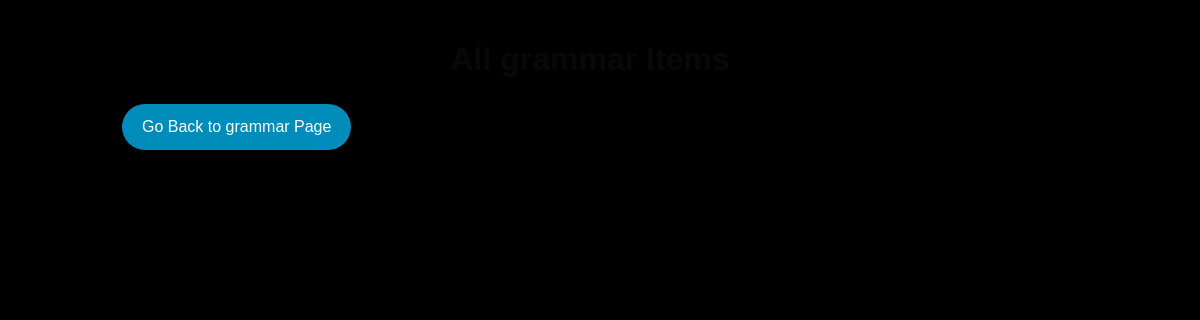
The app's page /grammar/all (signed in), older data.
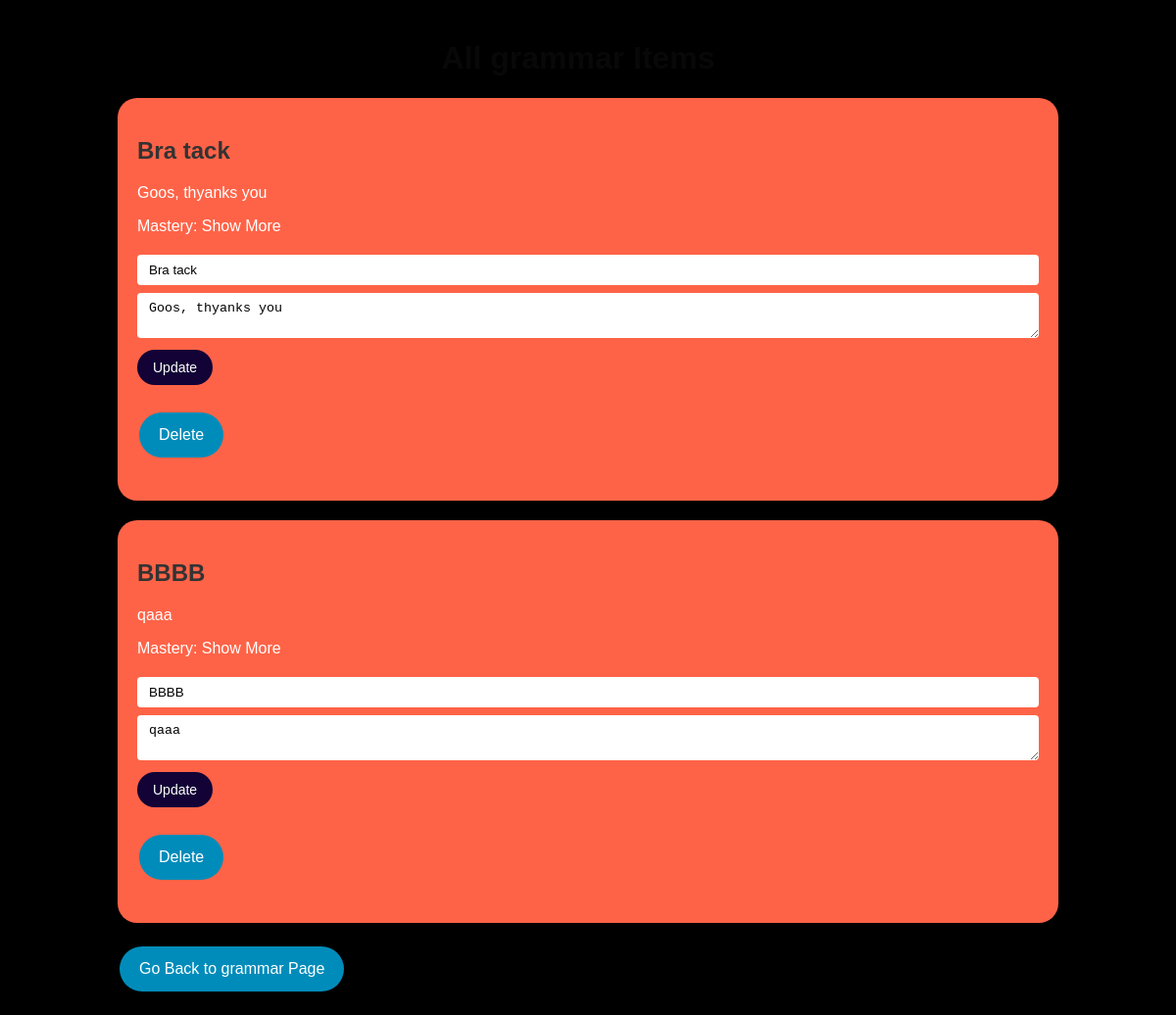
The same page, newer data.
### language_learning_platform/models/models.py (models this page shows, shortened)
class Grammar(db.Model):
    __tablename__ = 'grammar'
    id = db.Column(db.Integer, primary_key=True)
    title = db.Column(db.String(80), nullable=False)
    description = db.Column(db.String(200), nullable=False)
    mastery = db.Column(db.String(20), nullable=False, default='Show More')

### language_learning_platform/routes/grammar.py (the view)
@grammar.route('/all', methods=['GET'])
@login_required
def all_grammar():
    gramm_items = Grammar.query.all()
    return render_template('all_grammar.html', items=gramm_items)

### main.py (called while the page is built)
@login_manager.user_loader
def load_user(user_id):
    return User.query.get(int(user_id))

### templates/all_grammar.html (shortened to what this page needs)
{% extends 'base.html' %}
{% block content %}
<div style="text-align: center; margin-right: 20px;">
    <h1 style="color: #080808;">All grammar Items</h1>
</div>
{% for item in items %}
    <div class="item-card">
        <h2>{{ item.title }}</h2>
        <p>{{ item.description }}</p>
        <p>Mastery: {{ item.mastery }}</p>
        <div class="item-form">
            <form method="POST" action="{{ url_for('grammar.update_grammar', id=item.id) }}">
                <input type="text" name="title" value="{{ item.title }}" required>
                <textarea name="description" required>{{ item.description }}</textarea>
                <input type="submit" value="Update">
            </form>
        </div>
        <form method="POST" action="{{ url_for('grammar.delete_grammar', id=item.id) }}">
            <input class="button" type="submit" value="Delete">
        </form>
    </div>
{% endfor %}
<a href="{{ url_for('grammar.grammar_page') }}" class="button">Go Back to grammar Page</a>
{% endblock %}

Row changes from the older to the newer data that the page shows:
added Grammar: title "Bra tack", description "Goos, thyanks you", mastery "Show More"
added Grammar: title "BBBB", description "qaaa", mastery "Show More"
